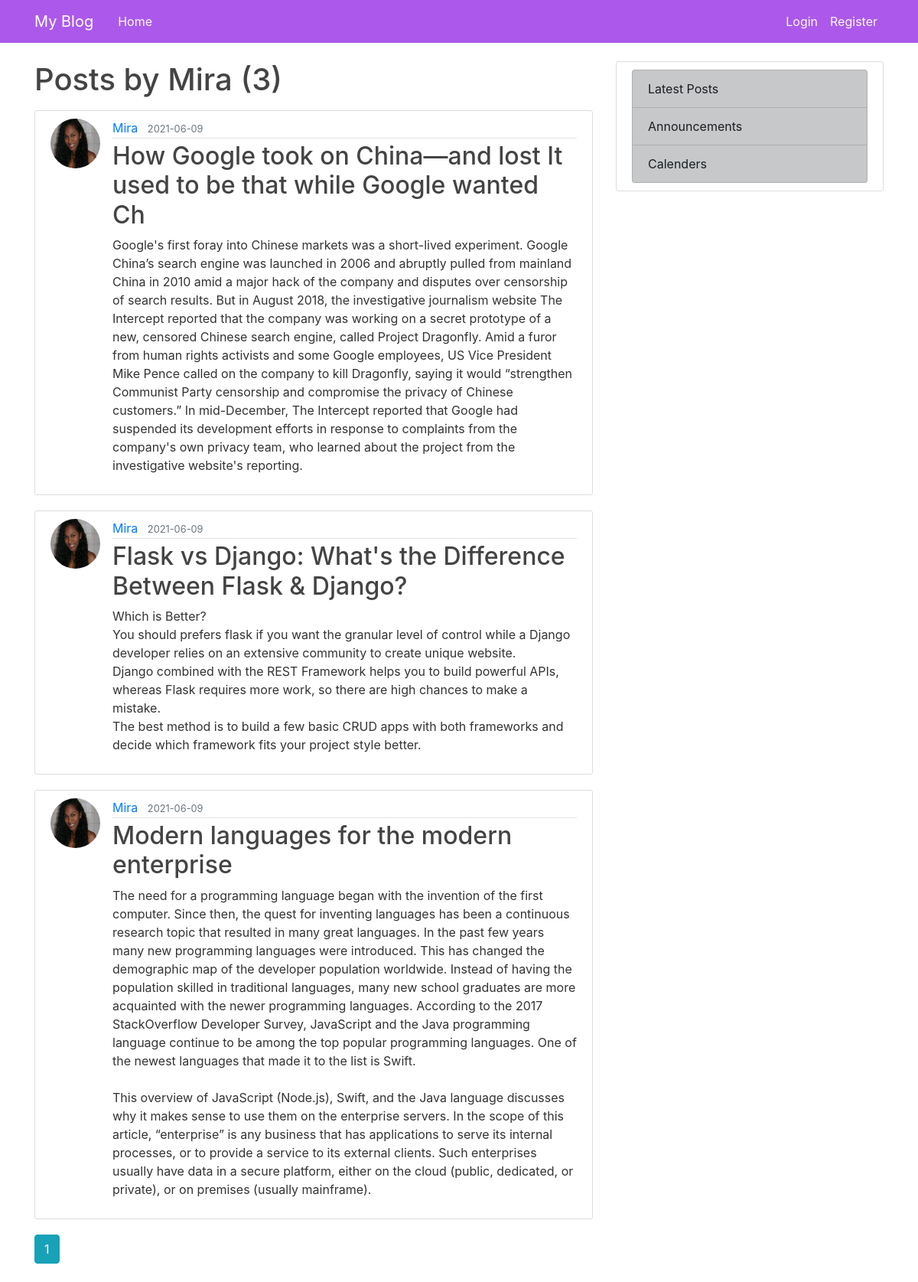
The app's page /user/posts/Mira with its own data.
### flaskblog/models.py (models this page shows, shortened)
class User(db.Model, UserMixin):
    id = db.Column(db.Integer, primary_key=True)
    username = db.Column(db.String(20), unique=True, nullable=False)
    email = db.Column(db.String(120), unique=True, nullable=False)
    image_file = db.Column(db.String(20), nullable=False, default='default.jpg')
    password = db.Column(db.String(60), nullable=False)
    about_me = db.Column(db.String(140))
    posts = db.relationship('Post', backref='author', lazy=True)
    followed = db.relationship(
        'User', secondary=followers,
        primaryjoin=(followers.c.follower_id == id),
        secondaryjoin=(followers.c.followed_id == id),
        backref=db.backref('followers', lazy='dynamic'), lazy='dynamic')

class Post(db.Model):
    id = db.Column(db.Integer, primary_key=True)
    title = db.Column(db.String(100), nullable=False)
    date_posted = db.Column(db.DateTime, nullable=False, default=datetime.utcnow)
    content = db.Column(db.Text, nullable=False)
    user_id = db.Column(db.Integer, db.ForeignKey('user.id'), nullable=False)

### flaskblog/routes.py (the view)
@app.route("/user/posts/<string:username>")
def user_posts(username):
    page = request.args.get('page', 1, type=int)
    user = User.query.filter_by(username=username).first_or_404()
    posts = Post.query.filter_by(author=user)\
        .order_by(Post.date_posted.desc())\
        .paginate(page=page, per_page=5)
    return render_template('user_posts.html', posts=posts, user=user)

### flaskblog/templates/user_posts.html
{% extends "layout.html" %}
{% block content %}
    <h1 class="mb-3">Posts by {{ user.username }} ({{ posts.total }})</h1>
    {% for post in posts.items %}
        <article class="media content-section">
          <img class="rounded-circle article-img" src="{{ url_for('static', filename='profile_pics/' + post.author.image_file) }}">
          <div class="media-body">
            <div class="article-metadata">
              <a class="mr-2" href="{{ url_for('user_profile', username=post.author.username) }}">{{ post.author.username }}</a>
              <small class="text-muted">{{ post.date_posted.strftime('%Y-%m-%d') }}</small>
            </div>
            <h2><a class="article-title" href="{{ url_for('post', post_id=post.id) }}">{{ post.title }}</a></h2>
            <p class="article-content">{{ post.content }}</p>
          </div>
        </article>
    {% endfor %}
    {% for page_num in posts.iter_pages(left_edge=1, right_edge=1, left_current=1, right_current=2) %}
      {% if page_num %}
        {% if posts.page == page_num %}
          <a class="btn btn-info mb-4" href="{{ url_for('user_posts', username=user.username, page=page_num) }}">{{ page_num }}</a>
        {% else %}
          <a class="btn btn-outline-info mb-4" href="{{ url_for('user_posts', username=user.username, page=page_num) }}">{{ page_num }}</a>
        {% endif %}
      {% else %}
        ...
      {% endif %}
    {% endfor %}
{% endblock content %}

### flaskblog/static/main.css (style rules this page uses)
body { background: #ffffff; color: #333333; margin-top: 5rem; }
h1, h2, h3, h4, h5, h6 { color: #444444; }
.content-section { background: #ffffff; padding: 10px 20px; border: 1px solid #dddddd; border-radius: 3px; margin-bottom: 20px; }
.article-title { color: #444444; }
.article-content { white-space: pre-line; }
.article-img { height: 65px; width: 65px; margin-right: 16px; }
.article-metadata { padding-bottom: 1px; margin-bottom: 4px; border-bottom: 1px solid #e3e3e3 }

### records on screen
User: username "Mira"
Post: image_file (picture), author.username "Mira", date_posted "2021-06-09", title "How Google took on China—and lost It used to be that while Google wanted Ch", content "Google's first foray into Chinese markets was a short-lived experiment. Google China’s search engine was launched in 2006 and abruptly pulled from mainland China in 2010 amid a major hack of the company and disputes over censorship of search results. But in August 2018, the investigative journalism website The Intercept reported that the company was working on a secret prototype of a new, censored Chinese search engine, called Project Dragonfly. Amid a furor from human rights activists and some Google employees, US Vice President Mike Pence called on the company to kill Dragonfly, saying it would “strengthen Communist Party censorship and compromise the privacy of Chinese customers.” In…"
Post: image_file (picture), author.username "Mira", date_posted "2021-06-09", title "Flask vs Django: What's the Difference Between Flask & Django?", content "Which is Better? You should prefers flask if you want the granular level of control while a Django developer relies on an extensive community to create unique website. Django combined with the REST Framework helps you to build powerful APIs, whereas Flask requires more work, so there are high chances to make a mistake. The best method is to build a few basic CRUD apps with both frameworks and decide which framework fits your project style better."
Post: image_file (picture), author.username "Mira", date_posted "2021-06-09", title "Modern languages for the modern enterprise", content "The need for a programming language began with the invention of the first computer. Since then, the quest for inventing languages has been a continuous research topic that resulted in many great languages. In the past few years many new programming languages were introduced. This has changed the demographic map of the developer population worldwide. Instead of having the population skilled in traditional languages, many new school graduates are more acquainted with the newer programming languages. According to the 2017 StackOverflow Developer Survey, JavaScript and the Java programming language continue to be among the top popular programming languages. One of the newest languages that made…"

### other values on screen
{{ posts.total }} "3"
{{ page_num }} "1"
